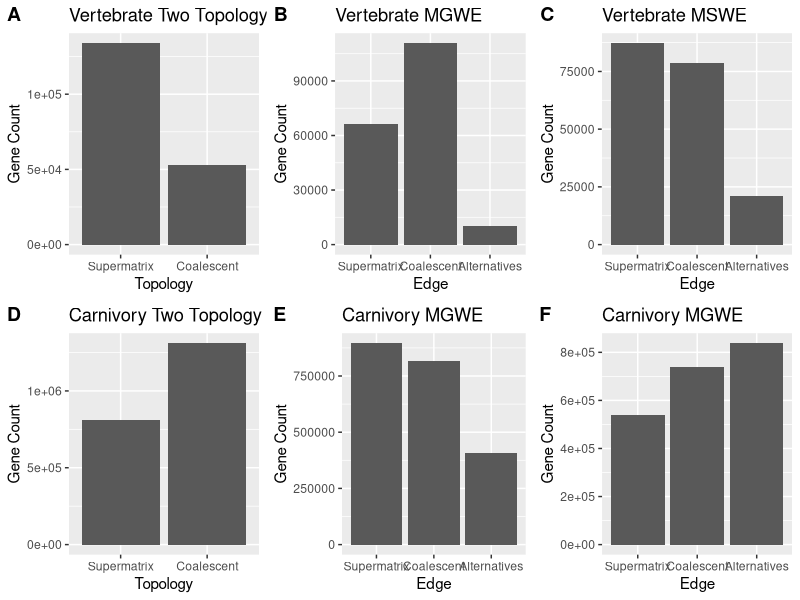

The R source for this figure:
library(ggplot2)
library(cowplot)
library(gridExtra)
rm(list = ls())

VertCount <- c(133853, 53173)
VertMain <- c("Supermatrix", "Coalescent")
VertMyData <- data.frame(VertMain,VertCount)
VertMyData$VertMain <- factor(VertMyData$VertMain, levels = c("Supermatrix", "Coalescent"))
pVertMain <- ggplot(VertMyData, aes(VertMyData$VertMain,VertMyData$VertCount))
pVertMain = pVertMain + geom_bar(stat = "identity") + xlab("Topology") + ylab("Gene Count") + ggtitle("Vertebrate Two Topology Test")

VertCount2 <- c(66315, 110727, 9984)
VertMain2 <- c("Supermatrix", "Coalescent", "Alternatives")
VertMyData2 <- data.frame(VertMain2,VertCount2)
VertMyData2$VertMain2 <- factor(VertMyData2$VertMain2, levels = c("Supermatrix", "Coalescent", "Alternatives"))
pVertMain2 <- ggplot(VertMyData2, aes(VertMyData2$VertMain2,VertMyData2$VertCount2))
pVertMain2 = pVertMain2 + geom_bar(stat = "identity") + xlab("Edge") + ylab("Gene Count") + ggtitle("Vertebrate MGWE")


VertCount3 <- c(87210, 78660, 21132)
VertMain3 <- c("Supermatrix", "Coalescent", "Alternatives")
VertMyData3 <- data.frame(VertMain3,VertCount3)
VertMyData3$VertMain3 <- factor(VertMyData3$VertMain3, levels = c("Supermatrix", "Coalescent", "Alternatives"))
pVertMain3 <- ggplot(VertMyData3, aes(VertMyData3$VertMain3,VertMyData3$VertCount3))
pVertMain3 = pVertMain3 + geom_bar(stat = "identity") + xlab("Edge") + ylab("Gene Count") + ggtitle("Vertebrate MSWE")

CarCount <- c(807477, 1310106)
CarMain <- c("Supermatrix", "Coalescent")
CarMyData <- data.frame(CarMain,CarCount)
CarMyData$CarMain <- factor(CarMyData$CarMain, levels = c("Supermatrix", "Coalescent"))
pCarMain <- ggplot(CarMyData, aes(CarMyData$CarMain,CarMyData$CarCount)) 
pCarMain = pCarMain + geom_bar(stat = "identity") + xlab("Topology") + ylab("Gene Count") + ggtitle("Carnivory Two Topology Test")

CarCount2 <- c(895722, 814779, 407109)
CarMain2 <- c("Supermatrix", "Coalescent", "Alternatives")
CarMyData2 <- data.frame(CarMain2,CarCount2)
CarMyData2$CarMain2 <- factor(CarMyData2$CarMain2, levels = c("Supermatrix", "Coalescent", "Alternatives"))
pCarMain2 <- ggplot(CarMyData2, aes(CarMyData2$CarMain2,CarMyData2$CarCount2))
pCarMain2 = pCarMain2 + geom_bar(stat = "identity") + xlab("Edge") + ylab("Gene Count") + ggtitle("Carnivory MGWE")

CarCount3 <- c(537772, 740761, 837664)
CarMain3 <- c("Supermatrix", "Coalescent", "Alternatives")
CarMyData3 <- data.frame(CarMain3,CarCount3)
CarMyData3$CarMain3 <- factor(CarMyData3$CarMain3, levels = c("Supermatrix", "Coalescent", "Alternatives"))
pCarMain3 <- ggplot(CarMyData3, aes(CarMyData3$CarMain3,CarMyData3$CarCount3))
pCarMain3 = pCarMain3 + geom_bar(stat = "identity") + xlab("Edge") + ylab("Gene Count") + ggtitle("Carnivory MGWE")


plot_grid(pVertMain,pVertMain2,pVertMain3,pCarMain,pCarMain2,pCarMain3,labels=c("A","B","C","D","E","F"),ncol=3,nrow=2)
